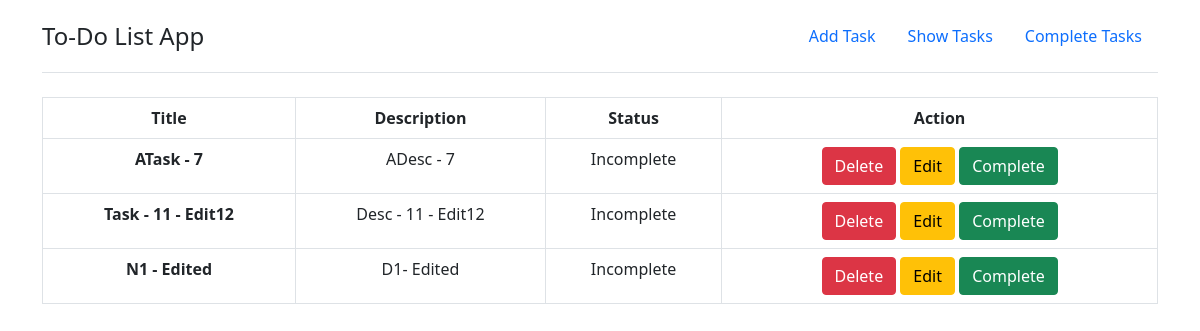
The page / on the database its author committed.
### app/models.py (models this page shows, shortened)
class TaskModel(models.Model):
    taskTitle = models.CharField(max_length=20)
    taskDescription = models.CharField(max_length=30)
    is_completed = models.BooleanField(default=False)

### app/views.py (the view)
# urls.py: path('', views.show_tasks, name='show_tasks'), # Home URL
def show_tasks(request):
    tasks = models.TaskModel.objects.filter(is_completed=False)
    return render(request, "./index.html", {'tasks_list': tasks})

### app/templates/index.html (shortened to what this page needs)
{% extends "base.html" %}
{% block content %}
    {% if tasks_list %}
        <table class="table table-bordered">
            <thead>
              <tr class="text-center">
                <th scope="col">Title</th>
                <th scope="col">Description</th>
                <th scope="col">Status</th>
                <th scope="col">Action</th>
              </tr>
            </thead>
            <tbody>
                {% for task in tasks_list%}
                <tr class="text-center">
                    <th>{{task.taskTitle}}</th>
                    <td>{{task.taskDescription}}</td>
                    <td>Incomplete</td>
                    <td>
                        <a href="{% url 'delete_task' task.id %}"><button type="button" class="btn btn-danger">Delete</button></a>
                        <a href="{% url 'edit_task' task.id %}"><button type="button" class="btn btn-warning">Edit</button></a>
                        <a href="{% url 'make_complete_task' task.id %}"><button type="button" class="btn btn-success">Complete</button></a>
                    </td>
                </tr>
              {% endfor%}
            </tbody>
          </table>
    {% else %}
        <h3>No Task</h3>
    {% endif %}
{% endblock content %}

### rows shown on the page
TaskModel: taskTitle "ATask - 7", taskDescription "ADesc - 7"
TaskModel: taskTitle "Task - 11 - Edit12", taskDescription "Desc - 11 - Edit12"
TaskModel: taskTitle "N1 - Edited", taskDescription "D1- Edited"
